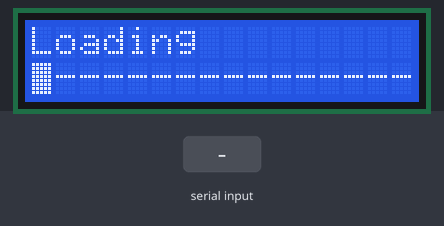
A sketch run on a simulated Arduino Uno, built with avr-gcc and run on an emulated ATmega328P. Parts: 16×2 character LCD. Inputs (shaded band) come from the test bench. What the sketch prints to the serial monitor is not drawn.

Above: at 0.2 s.
At 0.6 s:
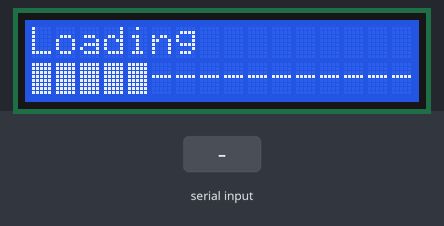
At 2.0 s:
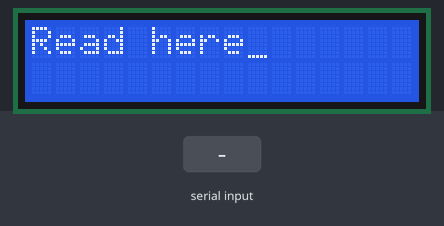
5.7 s: byte 30 received over Serial
7.2 s: byte 90 received over Serial
8.7 s: byte 120 received over Serial
Timing chart, 0 to 11.7 s (numbered marks = the images above; inputs shaded):
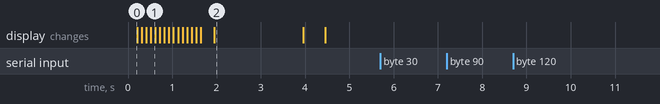

The sketch:

16x2_LCD_with_i2c_and_bluetooth.ino
```cpp
/* This script demonstrates the serial-my_bluetooth communication using LCD.
Data sent from the phone to the Arduino board is displayed on the LCD.
Data sent from the Arduino board to the phone is displayed on the phone.
LCD is connected to the Arduino board using I2C, reducing the number of pins used.
Pins A4 and A5 are used to connect SDA and SCL to the LCD.
The backlight is turned on and off using the backlight() and noBacklight() functions.
The cursor character is turned on and off using the cursor() and noCursor() functions. */


#include <Wire.h>
#include <LiquidCrystal_I2C.h>
#include <SoftwareSerial.h>

SoftwareSerial my_bluetooth(3, 2);      // pass the bluetooth pins
LiquidCrystal_I2C my_lcd(0x27, 16, 2);  // pass the LCD pins

// custom character for LCD
byte square_character[8] = {  // a block of pixels where 1 refers to dark
  0b11111,
  0b11111,
  0b11111,
  0b11111,
  0b11111,
  0b11111,
  0b11111,
  0b11111
};


void setup() {
  Serial.begin(9600);        // initialize serial communication
  my_bluetooth.begin(9600);  // initialize bluetooth communication

  my_lcd.init();
  my_lcd.backlight();  // turn on the backlight

  displayWelcome();
}


void loop() {
  // data from phone to arduino
  if (my_bluetooth.available()) {  // if bluetooth data is available
    char ch_phone = my_bluetooth.read();
    Serial.print(ch_phone);  // display bluetooth data in serial monitor

    // display bluetooth data in LCD
    for (int row = 0; row < 2; row++) {              // for each row
      for (int column = 0; column < 16; column++) {  // write data in each column
        my_lcd.setCursor(column, row);
        my_lcd.write(ch_phone);  // display those in LCD
      }
    }
    delay(2000);  // give time to read
    refreshLCD();
  }

  // data from arduino to phone
  if (Serial.available()) {  // if serial data is available
    char ch_arduino = Serial.read();
    Serial.print(ch_arduino);        // display serial data in serial monitor
    my_bluetooth.write(ch_arduino);  // display serial data in the phone's app
  }
}


// function to display a welcome message
void displayWelcome() {
  my_lcd.createChar(1, square_character);  // create a custom character // assign it to the code 1
  my_lcd.home();                           // move the cursor to the beginning of the screen
  my_lcd.print("Loading");

  int row = 1;  // set the cursor row position to 1

  for (int column = 0; column < 16; column++) {  // display a line of dashes in an instance since no delay
    my_lcd.setCursor(column, row);               // row 1, col [i]
    my_lcd.print("-");                           // a dash per iteration
  }

  for (int column = 0; column < 16; column++) {  // display a loading screen with one block at a time
    my_lcd.setCursor(column, row);               // row 1, col [i]
    my_lcd.write(byte(1));                       // a block per iteration // 1 is the custom character
    delay(100);                                  // one block at a time with delay
  }

  delay(200);  // wait a bit

  my_lcd.clear();             // clear the screen
  my_lcd.print("Read here");  // display intro

  my_lcd.cursor();  // turn on the cursor character

  delay(2000);  // give time to read
  refreshLCD();
}


// function to refresh the LCD
void refreshLCD() {
  my_lcd.clear();        // clear the screen
  my_lcd.noBacklight();  // turn off the backlight
  delay(500);            // wait a bit for the light action to complete
  my_lcd.backlight();    // turn on the backlight
}
```

Measured:
- after the input at 5.7 s, every drawn part: stays the same
- after the input at 7.2 s, every drawn part: stays the same
- after the input at 8.7 s, every drawn part: stays the same
- what the display in image 2 shows lasts 2.0 s, from 2.0 s to 4.0 s
